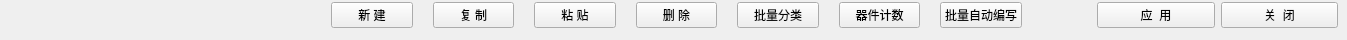
     <widget class="QWidget" name="page">
      <property name="styleSheet">
       <string notr="true">#page{background-color: rgba(19, 67, 79, 1);
    border-color: rgba(19, 67, 79, 1);
    border: 0px solid rgba(61, 255, 255,0.4);
    margin: 2px;}

QGroupBox{
	background-color: rgba(16, 57, 70, 1);
	border: 0px solid rgb(111, 255, 255);
	margin-top:3.3ex;
	color: rgba(102, 249, 247, 1);
	font: 12pt &quot;微软雅黑&quot;;
}

QGroupBox::title{
	subcontrol-origin: margin;
	subcontrol-position: top center;
	background-color: rgba(19, 67, 79, 1);
	padding: 7 10000px;
}

QLineEdit{
	background-color: rgba(255, 255, 255,0.2);
	border-width:0;
	border-style:outset;
	color: rgba(102, 249, 247, 1);
	font: 12pt &quot;微软雅黑&quot;;
}

QLabel{
	color: rgba(102, 249, 247, 1);
	font: 12pt &quot;微软雅黑&quot;;
}

QRadioButton{
	color: rgba(102, 249, 247, 1);
	font: 12pt &quot;微软雅黑&quot;;
}

QRadioButton::indicator{
	border-color: rgba(255, 255, 255,0);
	background:transparent;
}


QRadioButton::indicator:checked{
	border-image:url(:/widget/images/green.png)
}

QRadioButton::indicator:unchecked{
	border-image:url(:/widget/images/unchecked.png)
}

QToolButton{
	border: 2px solid rgba(61, 255, 255,0.4);
	background-color: rgba(12, 34, 45, 0.6);
	font: 10pt &quot;微软雅黑&quot;;
	color: rgba(102, 249, 247, 1);
	text-align：center;
}

QToolButton::disabled{
	border: 0px;
	color: rgba(102, 249, 247, 0.3);
	text-align：center;
}

QToolButton::pressed{
	border: 2px solid rgba(61, 255, 255,0.8);
	background-color: rgba(12, 34, 45, 1);
	font: 12pt &quot;微软雅黑&quot;;
}

QToolButton::hover{
	border: 2.5px solid rgba(61, 255, 255,0.8);
	background-color: rgba(12, 34, 45, 0.6);
	font: 75 12pt &quot;微软雅黑&quot;;
}

QDoubleSpinBox{
	border: 0px solid rgba(61, 255, 255,0.4);
	background-color: rgba(255, 255, 255, 0.2);
	font: 12pt &quot;Times New Roman&quot;;
	color: rgba(102, 249, 247, 1);
	text-align：center;
	padding-left:10px;
}</string>
      </property>
      <widget class="QWidget" name="layoutWidget">
       <property name="geometry">
        <rect>
         <x>331</x>
         <y>0</y>
         <width>691</width>
         <height>31</height>
        </rect>
       </property>
       <layout class="QHBoxLayout" name="horizontalLayout">
        <property name="spacing">
         <number>20</number>
        </property>
        <item>
         <widget class="QPushButton" name="BtnAddUnit">
          <property name="text">
           <string>新 建</string>
          </property>
         </widget>
        </item>
        <item>
         <widget class="QPushButton" name="BtnCopyUnit">
          <property name="text">
           <string>复 制</string>
          </property>
         </widget>
        </item>
        <item>
         <widget class="QPushButton" name="BtnPasteUnit">
          <property name="text">
           <string>粘 贴</string>
          </property>
         </widget>
        </item>
        <item>
         <widget class="QPushButton" name="BtnDeleteUnit">
          <property name="text">
           <string>删 除</string>
          </property>
         </widget>
        </item>
        <item>
         <widget class="QPushButton" name="BtnCategory">
          <property name="text">
           <string>批量分类</string>
          </property>
         </widget>
        </item>
        <item>
         <widget class="QPushButton" name="BtnCountUnit">
          <property name="text">
           <string>器件计数</string>
          </property>
         </widget>
        </item>
        <item>
         <widget class="QPushButton" name="BtnBatchAutoGenerate">
          <property name="text">
           <string>批量自动编写</string>
          </property>
         </widget>
        </item>
       </layout>
      </widget>
      <widget class="QWidget" name="layoutWidget2">
       <property name="geometry">
        <rect>
         <x>1097</x>
         <y>0</y>
         <width>241</width>
         <height>31</height>
        </rect>
       </property>
       <layout class="QHBoxLayout" name="horizontalLayout_2">
        <item>
         <widget class="QPushButton" name="BtnApply">
          <property name="text">
           <string>应  用</string>
          </property>
         </widget>
        </item>
        <item>
         <widget class="QPushButton" name="BtnClose">
          <property name="text">
           <string>关  闭</string>
          </property>
         </widget>
        </item>
       </layout>
      </widget>
     </widget>
